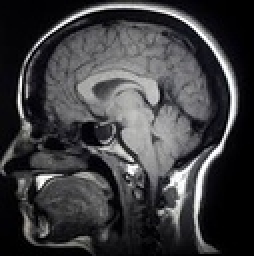
%> input picture Test_Image2.jpg, 127 x 128 px, shrunk from 224 x 225 before the run (shown 2 times larger)
$ octave --eval "result = algo('Test_Image2.jpg');"   (GNU Octave 9; MATLAB toolbox functions it lacks are replaced by stand-ins)
%> lines starting %> are read from the running program, lines starting %| are printed output that depends on the picture
### roughset.m
function y = roughset(x)

     sz=[1 25];
     a=reshape(x,sz);
     y=a(13);
     if(y>0)
      count=-1;
      edge=0;
      for i=1:25
          ratio=a(i)/y;
          if(ratio>=0.9 && ratio<=1.1)
              edge=edge+a(i);
              count=count+1;
          end
      end

          if(count<5)
              %noise

              total=0;

              for i=1:25
                  total=total+a(i);

              end

              y=total/25;

          else if(count==5)

             edge=edge-y;
             y=edge/5;
         end
     end


end

%============================

### algo.m
function x=algo(a)
%> called with a = 'Test_Image2.jpg'
   I=imread(a);
%> I is the input picture: size 128x127x3 uint8; mean R, G, B 62.1, 61.9, 64.1
   I2=rgb2gray(I);

   I3=imnoise(I2,'salt & pepper',0.01);

   imtool(I3,[])
   disp 'SNR with noisy image and original image'
   peaksnr = psnr(I3,I2)
%> peaksnr = 23.98
   imwrite(I3,'noisyimage.jpg');

   I4= nlfilter(I3,[5 5],@roughset);
%> in roughset, `a=reshape(x,sz);`: a = 25 values from 1 to 1
%> in roughset, `y=a(13);`: y = 1
%> after the loop in roughset, `for i=1:25`: count = 24
%> the loop in roughset (call 2), `for i=1:25` made 25 passes
%> (ratio, edge) on passes 13, 14, 15, 18, 19, 20, 23, 24, 25: (1, 3), (1, 6), (1, 9), (1, 12), (1, 15), (1, 18), (1, 21), (1, 24), (1, 27)
%> ratio on passes 1 to 6: 0, 0, 0, 0, 0, 0
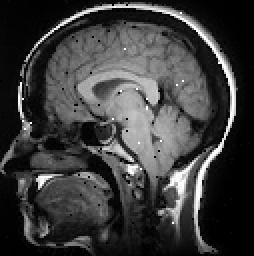
%> I4: size 128x127 uint8 (shown 2 times larger); min 0, max 255, mean 60.8
   imtool(I4,[])
   imwrite(I4,'roughset_denoise.jpg');
   disp 'SNR with denoised image and original image'
   peaksnr = psnr(I4,I2)

   I5=colfilt(I3,[5 5],'sliding',@mean);
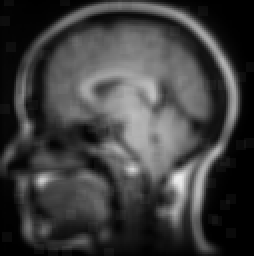
%> I5: size 128x127 double (shown 2 times larger); min 0, max 237.3, mean 62.8
    disp 'SNR with denoised image using mean and original image'
    I5=uint8(I5);
%> I5: size 128x127 uint8
    imtool(I5,[])
    peaksnr = psnr(I5,I2)
    imwrite(I5,'mean_denoise.jpg');

    I6=colfilt(I3,[5 5],'sliding',@median);
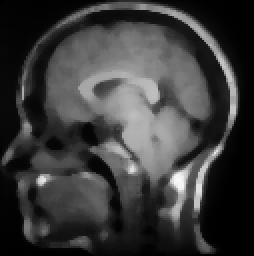
%> I6: size 128x127 uint8 (shown 2 times larger); min 0, max 248, mean 59.3
    disp 'SNR with denoised image using median and original image'
    I6=uint8(I6);
    imtool(I6,[])
    peaksnr = psnr(I6,I2)
     imwrite(I6,'median_denoise.jpg');

    I7=colfilt(I3,[5 5],'sliding',@mode);
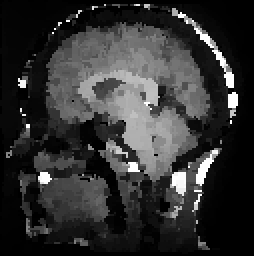
%> I7: size 128x127 uint8 (shown 2 times larger); min 0, max 255, mean 50.4
    disp 'SNR with denoised image using mode and original image'
    I7=uint8(I7);
    imtool(I7,[])
    peaksnr = psnr(I7,I2)
     imwrite(I7,'mode_denoise.jpg');
    x='Complete'

$ run again, on Test_image3.jpg
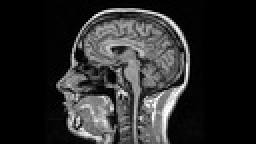
%> input picture Test_image3.jpg, 128 x 72 px, shrunk from 299 x 169 before the run (shown 2 times larger)
%> in algo, I is the input picture: size 72x128x3 uint8; min 0, max 255, mean 42.6
%> in algo, `peaksnr = psnr(I3,I2)`: peaksnr = 23.7
%> a = 25 values from 1 to 1
%> y = 1
%> after the loop in roughset, `for i=1:25`: count = 24
%> in algo, `peaksnr = psnr(I4,I2)`: peaksnr = 26.93
%> in algo, `peaksnr = psnr(I5,I2)`: peaksnr = 19.54
%> in algo, `I6=colfilt(I3,[5 5],'sliding',@median);`:
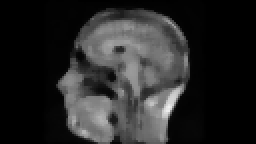
%> I6: size 72x128 uint8 (shown 2 times larger); min 0, max 240, mean 39.9
%> in algo, `peaksnr = psnr(I6,I2)`: peaksnr = 19.77
%> in algo, `I7=colfilt(I3,[5 5],'sliding',@mode);`:
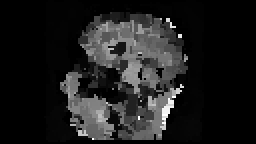
%> I7: size 72x128 uint8 (shown 2 times larger); min 0, max 255, mean 29.6
%> in algo, `peaksnr = psnr(I7,I2)`: peaksnr = 15.59
